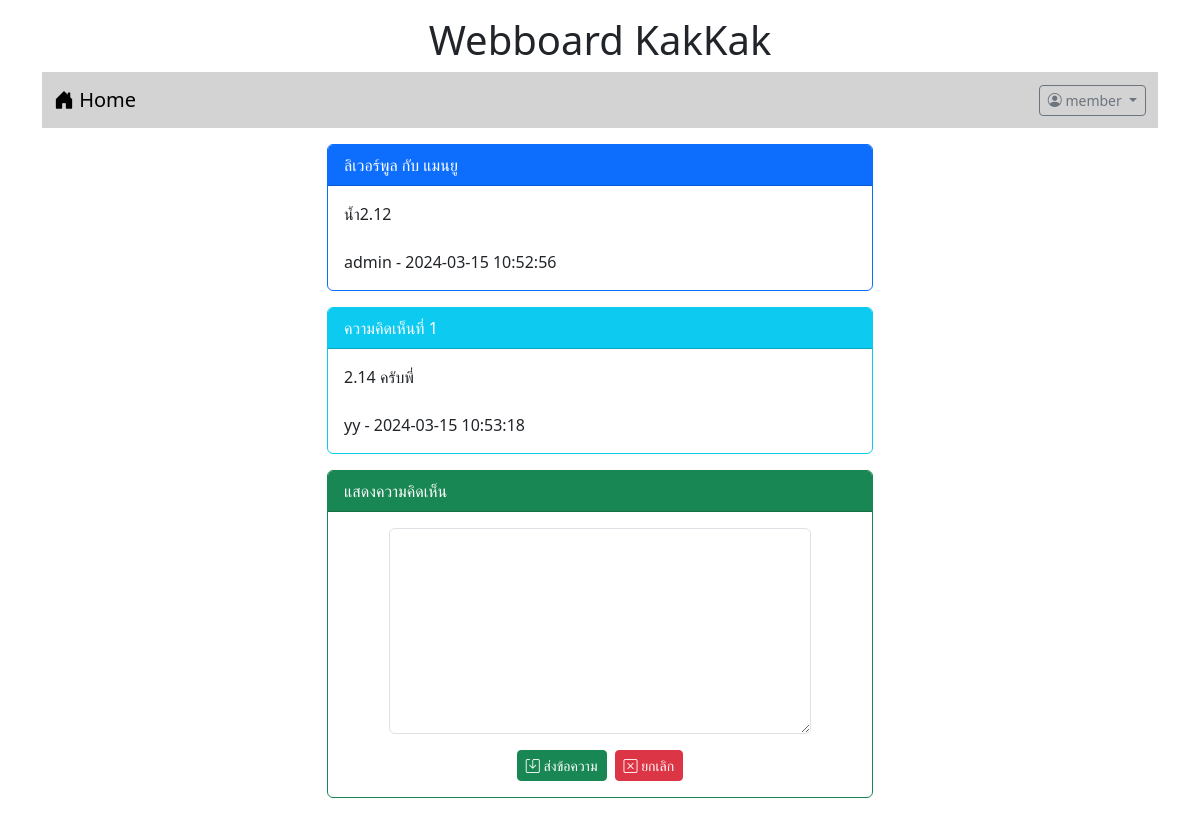
/post.php?id=5 (signed in), run on the app's committed database.
### tables this page shows
CREATE TABLE `post` (
  `id` int(11) NOT NULL,
  `title` varchar(128) NOT NULL,
  `content` varchar(2048) NOT NULL,
  `post_date` datetime NOT NULL,
  `cat_id` int(11) NOT NULL,
  `user_id` int(11) NOT NULL
);

CREATE TABLE `user` (
  `id` int(11) NOT NULL,
  `login` varchar(32) NOT NULL,
  `password` varchar(64) NOT NULL,
  `name` varchar(64) NOT NULL,
  `gender` char(1) NOT NULL,
  `email` varchar(32) NOT NULL,
  `role` char(1) NOT NULL
);

CREATE TABLE `comment` (
  `id` int(11) NOT NULL,
  `content` varchar(20148) NOT NULL,
  `post_date` datetime NOT NULL,
  `user_id` int(11) NOT NULL,
  `post_id` int(11) NOT NULL
);

### post.php (the view, shortened to what this page needs)
<!DOCTYPE html>
<html lang="en">
<head>
    <link rel="stylesheet" href="bootstrap-5.3.2-dist/css/bootstrap.min.css">
    <link rel="stylesheet" href="https://cdn.jsdelivr.net/npm/bootstrap-icons@1.11.3/font/bootstrap-icons.min.css">
</head>
<body>
    <div class="container-lg">
        <h1 style="text-align: center;" class="mt-3">Webboard KakKak</h1>
        <?php include "nav.php" ?>
        <div class="row mt-3">
            <div class="col-lg-3 col-md-2 col-sm-1"></div>
            <div class="col-lg-6 col-md-8 col-sm-10">
                <?php
                $conn = new PDO("mysql:host=localhost;dbname=webboard;charset=utf8", "root", "");
                $sql = "SELECT post.title,post.content,post.post_date,user.login FROM post INNER JOIN user ON (post.user_id=user.id) WHERE post.id=$_GET[id]";
                $result = $conn->query($sql);
                while ($row = $result->fetch()) {
                    echo "<div class='card border-primary'>";
                    echo "<div class='card-header bg-primary text-white'>$row[0]</div>";
                    echo "<div class='card-body'>$row[1]<br><br>$row[3] - $row[2]</div>";
                    echo "</div>";
                }
                $i = 1;
                $sql = "SELECT comment.content,comment.post_date,user.login FROM comment INNER JOIN user ON (comment.user_id=user.id) WHERE post_id=$_GET[id]";
                $result = $conn->query($sql);
                while ($row = $result->fetch()) {
                    echo "<div class='card border-info mt-3'>";
                    echo "<div class='card-header bg-info text-white'>ความคิดเห็นที่ $i</div>";
                    echo "<div class='card-body'>$row[0]<br><br>$row[2] - $row[1]</div>";
                    echo "</div>";
                    $i = $i + 1;
                }
                ?>
                <?php if(isset($_SESSION['id'])){ ?>
                <div class="card border-success mt-3">
                    <div class="card-header bg-success text-white">
                        แสดงความคิดเห็น</div>
                    <div class="card-body">
                        <form action="post_save.php" method="post">
                            <div class="row mb-3 justify-content-center">
                                <div class="col-lg-10">
                                    <textarea name="comment" rows="8" class="form-control" required></textarea>
                                </div>
                            </div>
                            <div class="row">
                                <div class="col-lg-12 d-flex justify-content-center">
                                    <button type="submit" class="btn btn-success btn-sm text-white">
                                        <i class="bi bi-save"></i> ส่งข้อความ
                                    </button>
                                    <button type="reset" class="btn btn-danger btn-sm ms-2">
                                        <i class="bi bi-x-square"></i> ยกเลิก
                                    </button>
                                </div>
                            </div>
                        </form>
                    </div>
                </div>
                <?php } ?>
                <br>
            </div>
            <div class="col-lg-3 col-md-2 col-sm-1"></div>
        </div>
    </div>
</body>
</html>

### data on the page
post: title "ลิเวอร์พูล กับ แมนยู", content "น้ำ2.12", user.login "admin", post_date "2024-03-15 10:52:56"
comment: content "2.14 ครับพี่", user.login "yy", post_date "2024-03-15 10:53:18"

### other printed values
$_SESSION['username'] "member"
